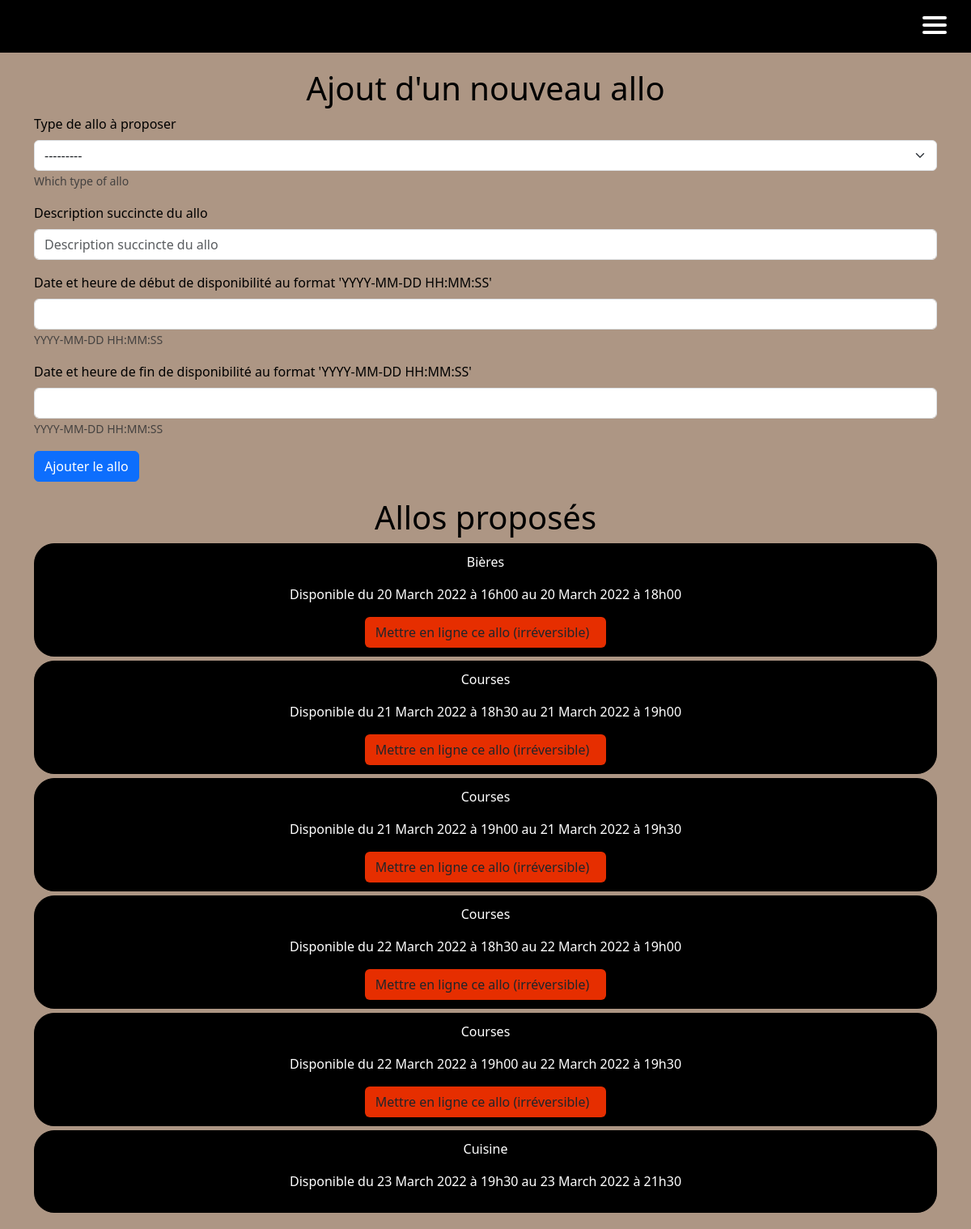
Page /staff/alloCreator/ (signed in) on the earlier database version.
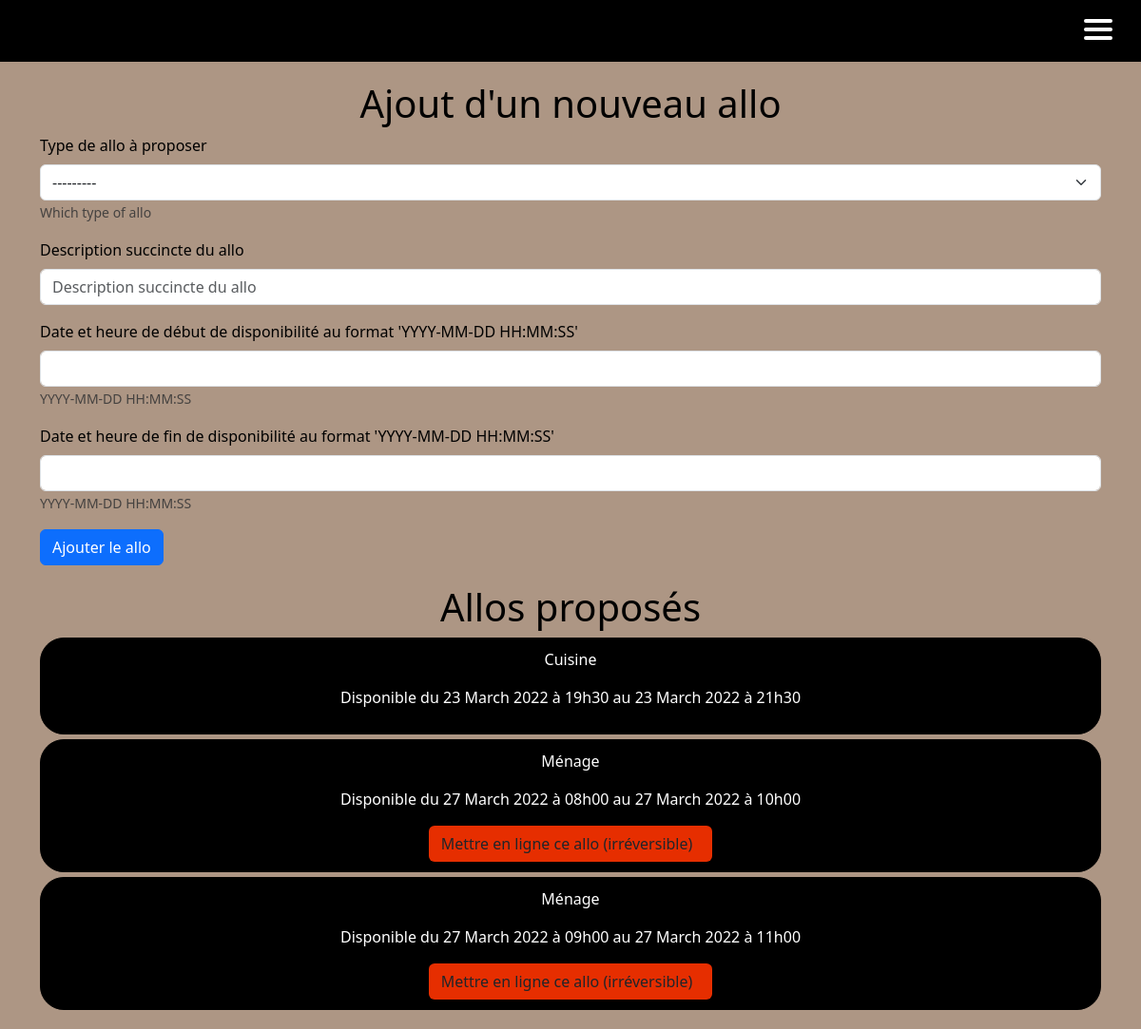
Same page on the later database version.
### main_app/models.py (models this page shows)
class Allos(models.Model):
    id = models.AutoField(primary_key=True, unique=True)
    TYPE = (
        ('A', 'Bières'),
        ('B', 'Goûter'),
        ('C', 'P\'tit dej'),
        ('D', 'Ménage'),
        ('E', 'Car wash'),
        ('F', 'Le klaxeur fou'),
        ('G', 'Cuisine'),
        ('H', 'Courses'),
        ('I', 'Allo de la semaine'),
        ('J', 'Allo surprise')
    )
    allo_type = models.CharField(max_length=1, choices=TYPE, blank=True, help_text='Which type of allo')
    start_date = models.DateTimeField(help_text='YYYY-MM-DD HH:MM:SS')
    end_date = models.DateTimeField(help_text='YYYY-MM-DD HH:MM:SS')
    description = models.CharField(max_length=1024)
    visible = models.BooleanField(default=False)
    closed_allo = models.BooleanField(default=False)

### main_app/views.py (the view, shortened to what this page needs)
# urls.py: path("staff/alloCreator/", views.alloCreator, name="alloCreator"),
def alloCreator(request):
    try:
        user = User.objects.get(pk=request.user.id)
    except User.DoesNotExist:
        user = None
    if user is not None:
        form = AlloAdminForm()
        all_allos = Allos.objects.all()
        return render(request, 'allos/alloCreator.html', {'user': user, 'form': form, 'allos': all_allos})
    else:
        messages.error(request, "Vous devez être connecté")

### main_app/forms.py
class AlloAdminForm(ModelForm):
    class Meta:
        model = Allos
        fields = ['allo_type', 'description', 'start_date', 'end_date']
        labels = {
            'allo_type': 'Type de allo à proposer',
            'description': 'Description succincte du allo',
            'start_date': 'Date et heure de début de disponibilité au format \'YYYY-MM-DD HH:MM:SS\'',
            'end_date': 'Date et heure de fin de disponibilité au format \'YYYY-MM-DD HH:MM:SS\''
        }

### templates/allos/alloCreator.html (shortened to what this page needs)
{% extends 'main.html' %}
{% block content %}
{% load bootstrap5 %}
{% bootstrap_css %}
{% include 'nav.html' %}
{% if user.is_staff %}
    <div class="container">
      <h1 style="text-align: center; margin-top:20px">Ajout d'un nouveau allo</h1>
        <form class="form" action="" method="POST">
          {% bootstrap_form form %}
          {% buttons %}
              <button class="btn btn--main btn btn-primary" type="submit">
                Ajouter le allo
              </button>
          {% endbuttons %}
        </form>
    </div>
    <h1 style="text-align: center; margin-top:20px">Allos proposés</h1>
    <div class="container" style="margin-bottom: 20px; text-align:center">
        {% for allo in allos %}
            <div id="item_backoffice">
                <p>{{ allo.get_allo_type_display }}
                </p>
                <p>Disponible du {{allo.start_date | date:"d"}} {{allo.start_date  | date:"F"}} {{allo.start_date  | date:"o"}} à {{allo.start_date | date:"H"}}h{{allo.start_date | date:"i"}} au {{allo.end_date | date:"d"}} {{allo.end_date  | date:"F"}} {{allo.end_date  | date:"o"}} à {{allo.end_date | date:"H"}}h{{allo.end_date | date:"i"}}</p>
                {% if not allo.visible %}
                    <a class="row btn" style="background-color: #e62e00; padding-right: 20px" href="{% url "setVisibleAllo" id_allo=allo.id %}" id="setVisibleAllo{{ allo.id }}">
                        Mettre en ligne ce allo (irréversible)
                    </a>
                {% endif %}
            </div>
        {% endfor %}
    </div>
{% endif %}
{% endblock %}

### templates/main.html (shortened to what this page needs)
<!DOCTYPE html>
{% load static %}
{% load bootstrap5 %}
<html>
{% bootstrap_css %}
<head>
    <link rel="stylesheet" href="{% static 'styles/style.css' %}" />
</head>
<body>
    {% block content %}
    {% endblock %}
</body>
</html>

### templates/nav.html (shortened to what this page needs)
{% extends 'main.html' %}
{% load static %}
{% block content %}
<nav class="nav">
  <div class="container">
      <span class="navTrigger">
          <i></i>
          <i></i>
          <i></i>
      </span>
  </div>
</nav>
{% endblock %}

### static/styles/style.css (style rules this page uses)
body { background-color: #ad9684; color: black; }
* { cursor:url(https://i.ibb.co/2Whsx1h/klaxicon-5.png) 25 15, auto; }
.nav { width: 100%; height: 65px; position: relative; line-height: 65px; text-align: justify; font-family: 'Corleone', Arial, sans-serif; font-weight:normal; font-style:normal; background-color: #000000; }
.navTrigger { display: none; }
.nav { -webkit-transition: all 0.4s ease; transition: all 0.4s ease; }
@media screen and (max-width:1400px) { .navTrigger { display: block; } }
.navTrigger { cursor: pointer; width: 30px; height: 25px; margin: auto; position: absolute; right: 30px; top: 0; bottom: 0; }
.navTrigger i { background-color: #FFF; border-radius: 2px; content: ''; display: block; width: 100%; height: 4px; }
.navTrigger i:nth-child(1) { -webkit-animation: outT 0.8s backwards; animation: outT 0.8s backwards; -webkit-animation-direction: reverse; animation-direction: reverse; }
.navTrigger i:nth-child(2) { margin: 5px 0; -webkit-animation: outM 0.8s backwards; animation: outM 0.8s backwards; -webkit-animation-direction: reverse; animation-direction: reverse; }
.navTrigger i:nth-child(3) { -webkit-animation: outBtm 0.8s backwards; animation: outBtm 0.8s backwards; -webkit-animation-direction: reverse; animation-direction: reverse; }
a, a:hover, a:focus, a:active { text-decoration: none; color: inherit; }
#item_backoffice { background-color: rgb(0, 0, 0); margin-bottom: 5px; color:white; border:1px black solid; border-radius: 25px; padding:10px; text-align: center; }

Differences in the rows shown:
removed Allos: allo_type "Bières", start_date "20", start_date "March", start_date "2022", start_date "16", start_date "00", end_date "20", end_date "March", end_date "2022", end_date "18", end_date "00"
removed Allos: allo_type "Courses", start_date "21", start_date "March", start_date "2022", start_date "18", start_date "30", end_date "21", end_date "March", end_date "2022", end_date "19", end_date "00"
removed Allos: allo_type "Courses", start_date "21", start_date "March", start_date "2022", start_date "19", start_date "00", end_date "21", end_date "March", end_date "2022", end_date "19", end_date "30"
removed Allos: allo_type "Courses", start_date "22", start_date "March", start_date "2022", start_date "18", start_date "30", end_date "22", end_date "March", end_date "2022", end_date "19", end_date "00"
removed Allos: allo_type "Courses", start_date "22", start_date "March", start_date "2022", start_date "19", start_date "00", end_date "22", end_date "March", end_date "2022", end_date "19", end_date "30"
added Allos: allo_type "Ménage", start_date "27", start_date "March", start_date "2022", start_date "08", start_date "00", end_date "27", end_date "March", end_date "2022", end_date "10", end_date "00"
added Allos: allo_type "Ménage", start_date "27", start_date "March", start_date "2022", start_date "09", start_date "00", end_date "27", end_date "March", end_date "2022", end_date "11", end_date "00"
